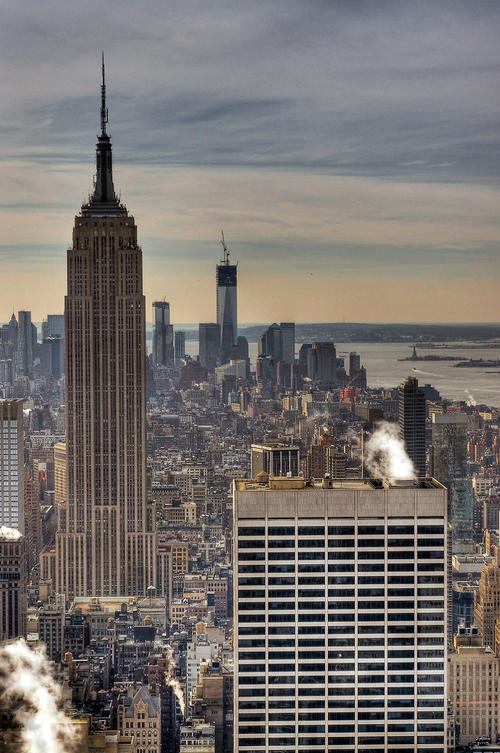
#> input picture TestImage/empire.jpg, 500 x 753 px
$ python PIL_1.py
#> lines starting #> are read from the running program, lines starting #| are printed output that depends on the picture
from PIL import Image
import os

os.chdir('C:\\Users\\蔡静静\\Desktop')
pil_open = Image.open('empire.jpg')
#> pil_open is the input picture: PIL image 500x753 RGB; mean R, G, B 118.7, 113.4, 110.5
pil_im = Image.open('empire.jpg').convert('L')
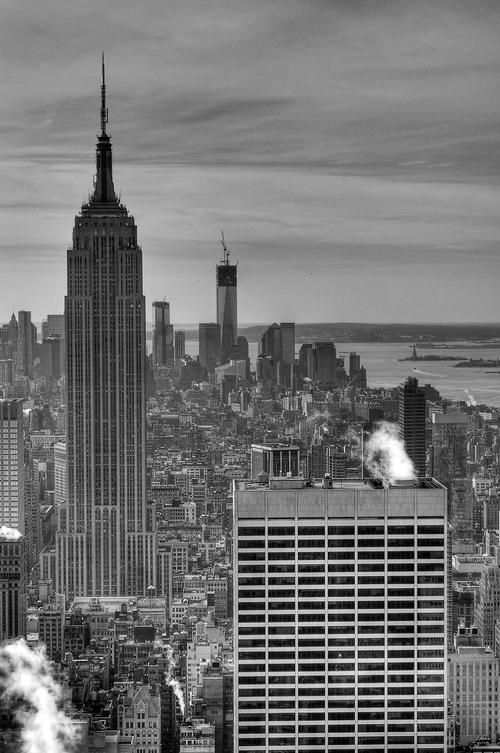
#> pil_im: PIL image 500x753 L; min 0, max 255, mean 114.7
# pil_im_open = Image.open('empire.jpg')

pil_im.save('empire.jpg')
